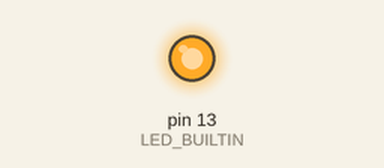
The sketch below on a simulated Arduino Uno, built with avr-gcc and run on an emulated ATmega328P. Parts: output pins drawn as LEDs (lit = HIGH).

Above: at 1.5 s.
At 6.4 s:
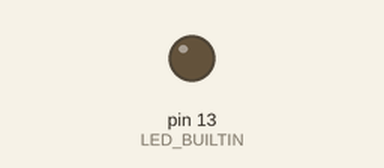
Timing chart, 0 to 9.1 s (numbered marks = the images above):
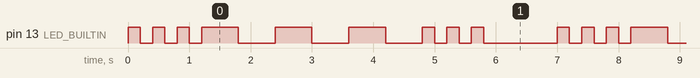

The sketch:

task_1.ino
```cpp
void setup() {
  pinMode(LED_BUILTIN, OUTPUT);
}

void blink(int time) {
  digitalWrite(LED_BUILTIN, HIGH);
  delay(time);
  digitalWrite(LED_BUILTIN, LOW);
  delay(time);
}

void morse_s() {
  for(int i = 0; i != 3; ++i) {
    blink(200);
  }
}

void morse_o() {
  for(int i = 0; i != 3; ++i) {
    blink(600);
  }
}

void loop() {
  morse_s();
  morse_o();
  morse_s();
  delay(1000);
}
```

Measured:
- by itself, pin 13 (LED_BUILTIN): repeats every 7.0 s: 2 × (LOW 0.20 s, HIGH 0.20 s), LOW 0.20 s, 3 × (HIGH 0.60 s, LOW 0.60 s), 2 × (HIGH 0.20 s, LOW 0.20 s), HIGH 0.20 s, LOW 1.2 s, HIGH 0.20 s
- by itself, everything shown: repeats every 7.0 s, in 18 steps
